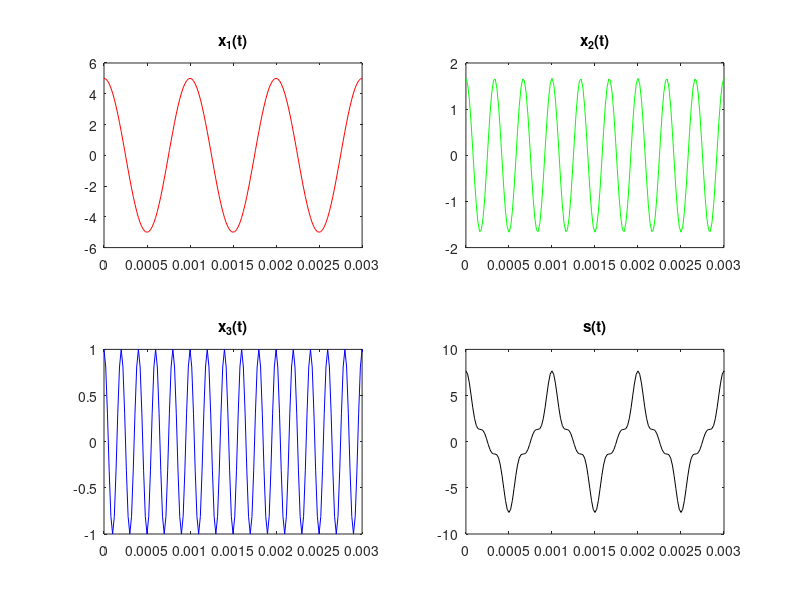
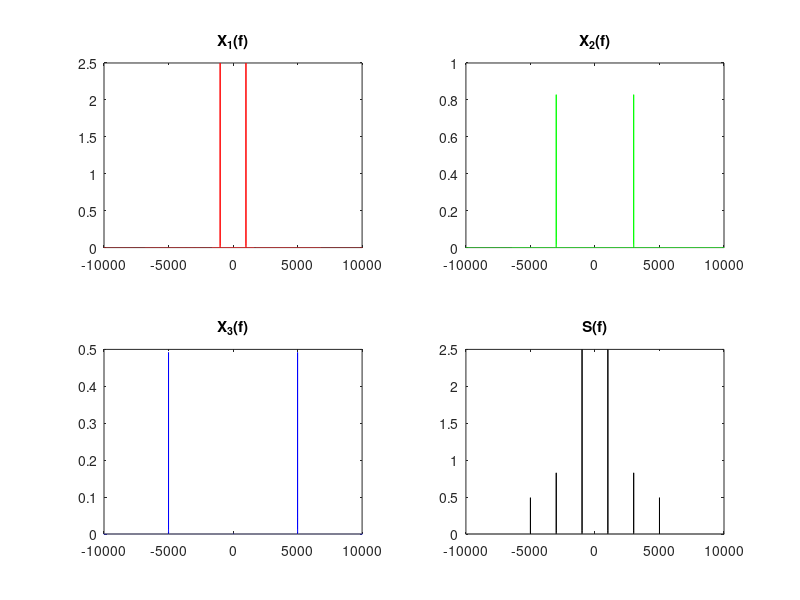
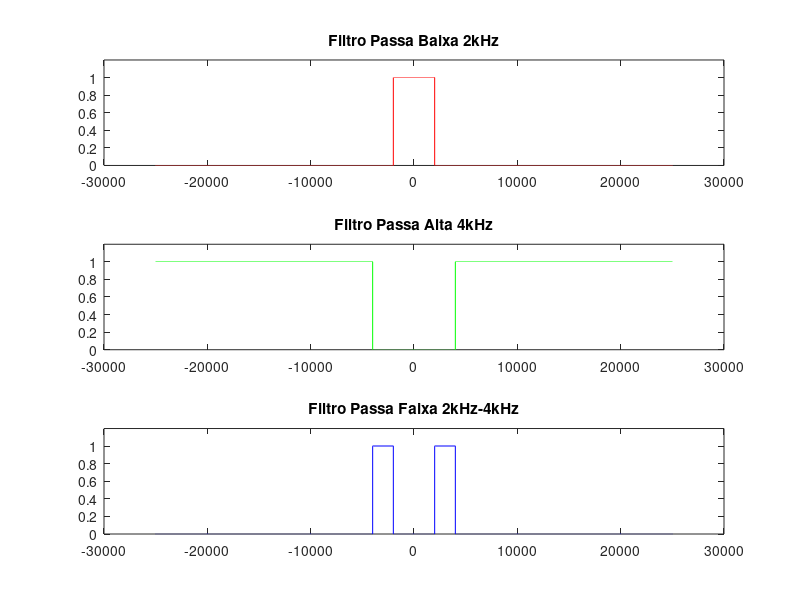
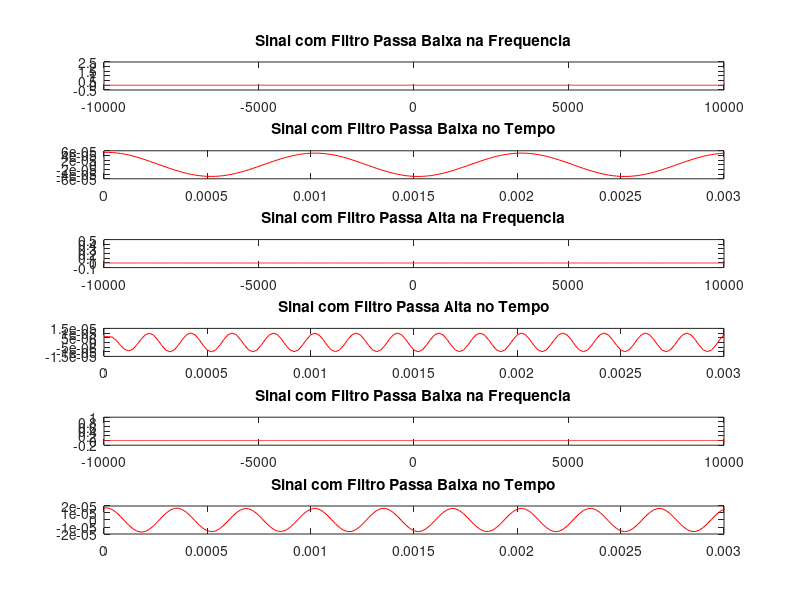

Source code (MATLAB) for these figures, in order:
pkg load signal;
clc
clear all
close all

f1 = 1e3;
f2 = 3e3;
f3 = 5e3;
fs = 10*f3

Ts = 1/fs;
t_final = 2
T = 1/f1;


A1 = 5;
A1 = 5;
A2 = 5/3;
A3 = 1;

t = [0:Ts:t_final];

x1_t = A1*cos(2*pi*f1*t);
x2_t = A2*cos(2*pi*f2*t);
x3_t = A3*cos(2*pi*f3*t);

s_t = x1_t + x2_t + x3_t;

%Transformando no Dominio da Frequencia
X1_f = fft(x1_t)/length(x1_t);
X1_f = fftshift(X1_f);

X2_f = fft(x2_t)/length(x2_t);
X2_f = fftshift(X2_f);

X3_f = fft(x3_t)/length(x3_t);
X3_f = fftshift(X3_f);

S_f = fft(s_t)/length(s_t);
S_f = fftshift(S_f);


passo_f = 1/t_final;
f = [-fs/2:passo_f:fs/2];

filtro_pb = [zeros(1, 46e3) ones(1,8001) zeros(1, 46e3)];
filtro_pa = [ones(1, 42e3) zeros(1,16001) ones(1, 42e3)];
filtro_pf = [zeros(1, 42e3) ones(1,4000) zeros(1,8001) ones(1,4000) zeros(1, 42e3)];

ordem = 1000;
f1_cut = 2000;
f2_cut = 4000;

S_pb_f = S_f .* filtro_pb;
S_pa_f = S_f .* filtro_pa;
S_pf_f = S_f .* filtro_pf;

S_pb_f = ifftshift(S_pb_f);
S_pa_f = ifftshift(S_pa_f);
S_pf_f = ifftshift(S_pf_f);

S_pb_t = fft(S_pb_f)/length(S_pb_f);
S_pa_t = fft(S_pa_f)/length(S_pa_f);
S_pf_t = fft(S_pf_f)/length(S_pf_f);


##filtro_pb_t = fir1(ordem, (f1_cut*2)/fs);
##filtro_pa_t = fir1(ordem,'high', (f2_cut*2)/fs);
##filtro_pf_t = fir1(ordem, [(f1_cut*2)/fs (f2_cut*2)/fs]);
##
##y1_t = filter(filtro_pa_t, 1 ,s_t);
##y2_t = filter(filtro_pb_t, 1 ,s_t);
##y3_t = filter(filtro_pf_t, 1 ,s_t);


%Transformando no Dominio da Frequencia
figure(1);
S_f = fft(s_t)/length(s_t);
S_f = fftshift(S_f);
passo_f = 1/t_final;
f = [-fs/2:passo_f:fs/2];

% Plot no Dominio do tempo
% Subplot X1
figure(1)
subplot(2,2,1);
plot(t,x1_t,"r")
title("x_1(t)");
xlim([0 3*T])

%Subplot X2
subplot(2,2,2);
plot(t,x2_t,"g")
title("x_2(t)");
xlim([0 3*T])

%Subplot X3
subplot(2,2,3);
plot(t,x3_t,"b")
title("x_3(t)");
xlim([0 3*T])

%Subplot S_t
subplot(2,2,4);
plot(t,s_t,"k")
title("s(t)");
xlim([0 3*T])

% Plot no Dominio da Frequencia
% Subplot X1
figure(2)
subplot(2,2,1);
plot(f,abs(X1_f),"r")
title("X_1(f)");
xlim([-2*f3 2*f3])

%Subplot X2
subplot(2,2,2);
plot(f,abs(X2_f),"g")
title("X_2(f)");
xlim([-2*f3 2*f3])

%Subplot X3
subplot(2,2,3);
plot(f,abs(X3_f),"b")
title("X_3(f)");
xlim([-2*f3 2*f3])

subplot(2,2,4);
plot(f,abs(S_f),"k")
title("S(f)");
xlim([-2*f3 2*f3])

%Filtros
figure(3)
subplot(3,1,1);
plot(f,filtro_pb,"r");
ylim([0 1.2]);
title("Filtro Passa Baixa 2kHz");

subplot(3,1,2);
plot(f,filtro_pa,"g");
ylim([0 1.2]);
title("Filtro Passa Alta 4kHz");


subplot(3,1,3);
plot(f,filtro_pf,"b");
ylim([0 1.2]);
title("Filtro Passa Faixa 2kHz-4kHz");

%Sinal Filtrado 
figure(4)
subplot(6,1,1);
plot(f,S_pb_f,"r");
xlim([-2*f3 2*f3])
title("Sinal com Filtro Passa Baixa na Frequencia");
subplot(6,1,2);
plot(t,S_pb_t,"r");
xlim([0 3*T])
title("Sinal com Filtro Passa Baixa no Tempo");

subplot(6,1,3);
plot(f,S_pa_f,"r");
xlim([-2*f3 2*f3])
title("Sinal com Filtro Passa Alta na Frequencia");
subplot(6,1,4);
plot(t,S_pa_t,"r");
xlim([0 3*T])
title("Sinal com Filtro Passa Alta no Tempo");

subplot(6,1,5);
plot(f,S_pf_f,"r");
xlim([-2*f3 2*f3])
title("Sinal com Filtro Passa Baixa na Frequencia");
subplot(6,1,6);
plot(t,S_pf_t,"r");
xlim([0 3*T])
title("Sinal com Filtro Passa Baixa no Tempo");


